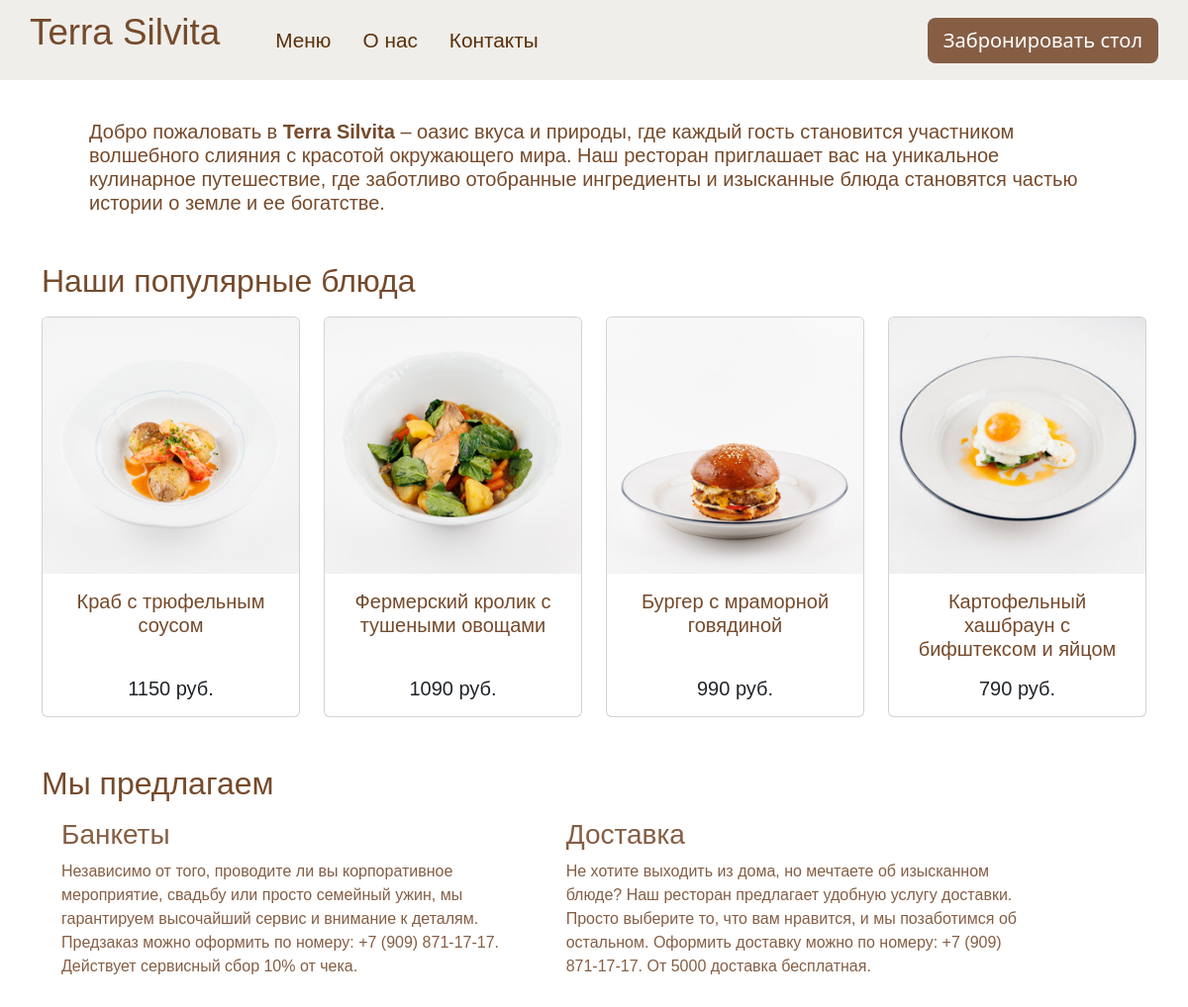
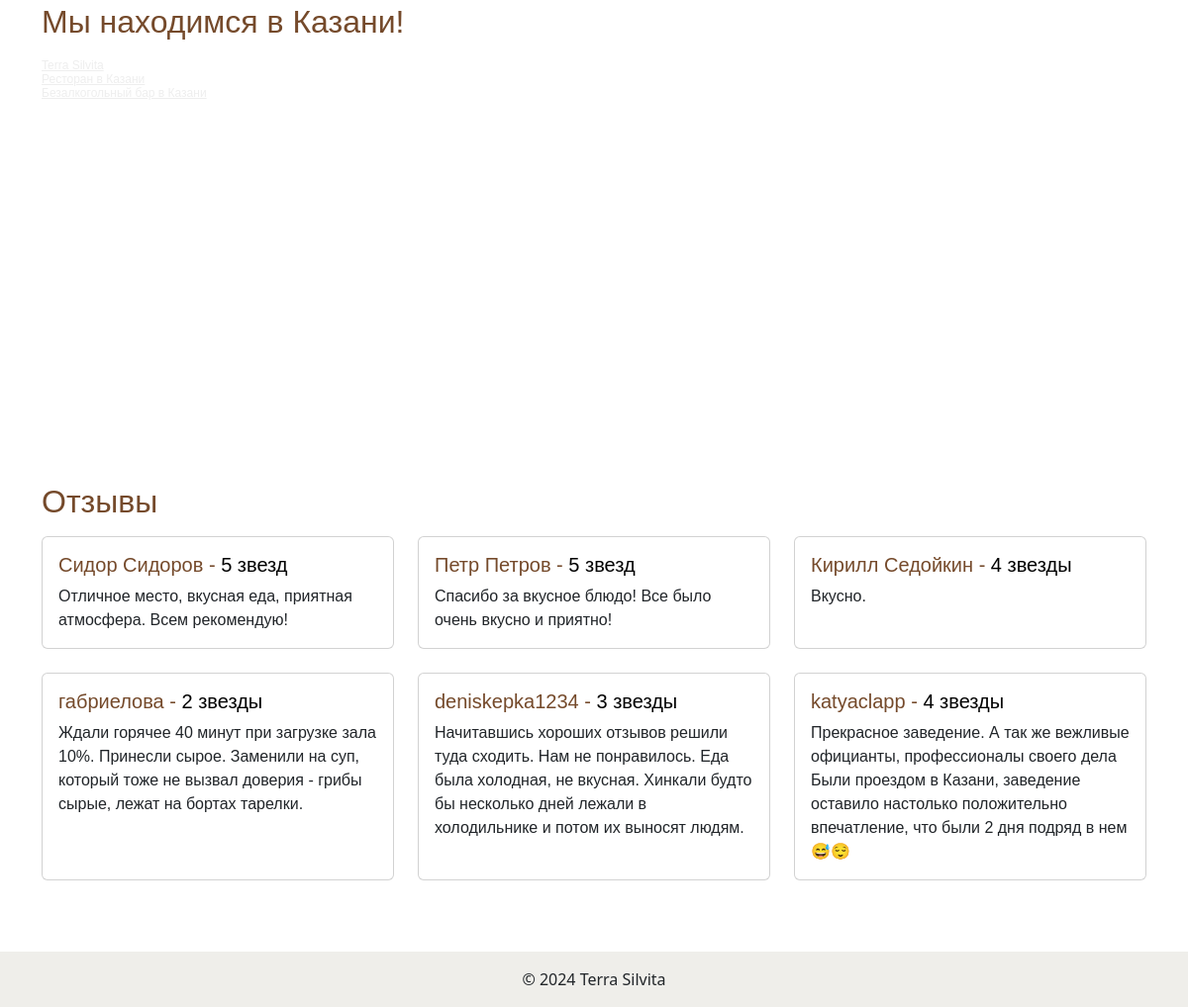
The page / on the database its author committed (2 pictures, top to bottom).
### main/models.py (models this page shows, shortened)
class Dish(models.Model):
    name = models.CharField(max_length=100, verbose_name='Название')
    category = models.ForeignKey(Category, on_delete=models.CASCADE, verbose_name='Категория')
    price = models.DecimalField(max_digits=6, decimal_places=2, verbose_name='Цена')
    image = models.ImageField(verbose_name='Изображение')
    class Meta:
        verbose_name = 'Блюдо'
        verbose_name_plural = 'Блюда'

class Review(models.Model):
    name = models.CharField(max_length=100, verbose_name='Имя')
    stars = models.IntegerField(validators=[MinValueValidator(1), MaxValueValidator(5)], verbose_name='Оценка')
    review = models.TextField(verbose_name='Отзыв')
    class Meta:
        verbose_name = 'Отзыв'
        verbose_name_plural = 'Отзывы'

### main/views.py (the view)
# urls.py: urls.path('', views.index, name='index'),
def index(request):
    dishes = Dish.objects.all().order_by('-price')[:4]
    reviews = Review.objects.all()
    context = {
        'dishes': dishes,
        'reviews': reviews,
    }
    return render(request, 'main/index.html', context)

### templates/main/index.html (shortened to what this page needs)
{% extends 'base/layout.html' %}
{% load static %}
{% block content %}
    <h5 class="ps-5 pe-5 mb-5 mt-3 menu-h1">Добро пожаловать в <b>Terra Silvita</b> – оазис вкуса и природы, где каждый гость становится участником волшебного слияния с красотой окружающего мира.
        Наш ресторан приглашает вас на уникальное кулинарное путешествие, где заботливо отобранные ингредиенты и изысканные блюда становятся частью истории о земле и ее богатстве.</h5>
    <h2 class="mb-3">Наши популярные блюда</h2>
    <div class="row">
        {% for dish in dishes %}
            {% include 'base/components/dish.html' %}
        {% endfor %}
    </div>
    <h2 class="mb-3">Мы предлагаем</h2>
    <ul class="row font-golca">
        <li class="col-5 me-5 list-group-item">
            <h3>Банкеты</h3>
            <p>Независимо от того, проводите ли вы корпоративное мероприятие, свадьбу или просто семейный ужин, мы гарантируем высочайший сервис и внимание к деталям.
                Предзаказ можно оформить по номеру: +7 (909) 871-17-17.
                Действует сервисный сбор 10% от чека.</p>
        </li>
        <li class="col-5 me-5 list-group-item">
            <h3>Доставка</h3>
            <p>Не хотите выходить из дома, но мечтаете об изысканном блюде? Наш ресторан предлагает удобную услугу доставки. Просто выберите то, что вам нравится, и мы позаботимся об остальном.
                Оформить доставку можно по номеру: +7 (909) 871-17-17.
                От 5000 доставка бесплатная.</p>
        </li>
    </ul>
    <h2 class="mb-3">Мы находимся в Казани!</h2>
    <div class="mb-4" style="position:relative;overflow:hidden;"><a
            href="https://yandex.ru/maps/org/terra_et_silva/106454005490/?utm_medium=mapframe&utm_source=maps"
            style="color:#eee;font-size:12px;position:absolute;top:0px;">Terra Silvita</a><a
            href="https://yandex.ru/maps/43/kazan/category/restaurant/184106394/?utm_medium=mapframe&utm_source=maps"
            style="color:#eee;font-size:12px;position:absolute;top:14px;">Ресторан в Казани</a><a
            href="https://yandex.ru/maps/43/kazan/category/soft_drinks_bar/87599323630/?utm_medium=mapframe&utm_source=maps"
            style="color:#eee;font-size:12px;position:absolute;top:28px;">Безалкогольный бар в Казани</a>
        <iframe src="https://yandex.ru/map-widget/v1/?ll=49.146581%2C55.803646&mode=search&oid=106454005490&ol=biz&sctx=ZAAAAAgBEAAaKAoSCfxUFRqIx0JAEXDNHf0v8UtAEhIJGRwlr84xoD8RITzaOGItpj8iBgABAgMEBSgKOABAiJ0GSAFqAnJ1nQHNzEw9oAEAqAEAvQE1HaOawgEG8u2cyYwDggIOdGVycmEgZXQgc2lsdmGKAgCSAgCaAgxkZXNrdG9wLW1hcHM%3D&sll=49.146581%2C55.803646&source=serp_navig&sspn=0.015525%2C0.005203&text=terra%20et%20silva&z=16.54"
                width="760" height="400" frameborder="1" allowfullscreen="true" style="position:relative;"></iframe>
    </div>
    <h2 class="mb-3">Отзывы</h2>
    <div class="row mb-5">
        {% for review in reviews %}
            {% include 'base/components/review.html' %}
        {% endfor %}
    </div>
{% endblock %}

### templates/base/components/dish.html
<div class="col-3 mb-5">
    <div class="card h-100">
        <img src="static{{ dish.image.url }}" class="card-img-top" alt="{{ dish.name }}">
        <div class="card-body d-flex flex-column justify-content-between">
            <h5 class="card-title text-center mb-3">{{ dish.name }}</h5>
            <h5 class="card-text text-center">{{ dish.price|floatformat:"0" }} руб.</h5>
        </div>
    </div>
</div>

### templates/base/components/review.html
<div class="col-4 mb-4">
    <div class="card h-100">
        <div class="card-body">
            <h5 class="card-title">{{ review.name }} - <span class="text-black">{{ review.stars }} {% include 'base/components/stars.html' %}</span></h5>
            <p class="card-text">{{ review.review }}</p>
        </div>
    </div>
</div>

### templates/base/components/stars.html
{% if review.stars == 1 %}
    звезда
{% elif review.stars == 2 %}
    звезды
{% elif review.stars == 3 %}
    звезды
{% elif review.stars == 4 %}
    звезды
{% else %}
    звезд
{% endif %}

### static/css/style.css (style rules this page uses)
.card-title { font-family: 'Golca Regular', sans-serif; color: #754A2B; }
.font-golca { font-family: 'Golca Regular', sans-serif; color: #855e44; }
.menu-h1, .category-name { font-family: 'Golca Regular', sans-serif; color: #754A2B; }

### rows shown on the page
Dish: image (picture), name "Краб с трюфельным соусом", price "1150"
Dish: image (picture), name "Фермерский кролик с тушеными овощами", price "1090"
Dish: image (picture), name "Бургер с мраморной говядиной", price "990"
Dish: image (picture), name "Картофельный хашбраун с бифштексом и яйцом", price "790"
Review: name "Сидор Сидоров", stars "5", shows "звезд", review "Отличное место, вкусная еда, приятная атмосфера. Всем рекомендую!"
Review: name "Петр Петров", stars "5", shows "звезд", review "Спасибо за вкусное блюдо! Все было очень вкусно и приятно!"
Review: name "Кирилл Седойкин", stars "4", shows "звезды", review "Вкусно."
Review: name "габриелова", stars "2", shows "звезды", review "Ждали горячее 40 минут при загрузке зала 10%. Принесли сырое. Заменили на суп, который тоже не вызвал доверия - грибы сырые, лежат на бортах тарелки."
Review: name "deniskepka1234", stars "3", shows "звезды", review "Начитавшись хороших отзывов решили туда сходить. Нам не понравилось. Еда была холодная, не вкусная. Хинкали будто бы несколько дней лежали в холодильнике и потом их выносят людям."
Review: name "katyaclapp", stars "4", shows "звезды", review "Прекрасное заведение. А так же вежливые официанты, профессионалы своего дела Были проездом в Казани, заведение оставило настолько положительно впечатление, что были 2 дня подряд в нем😅😌"
